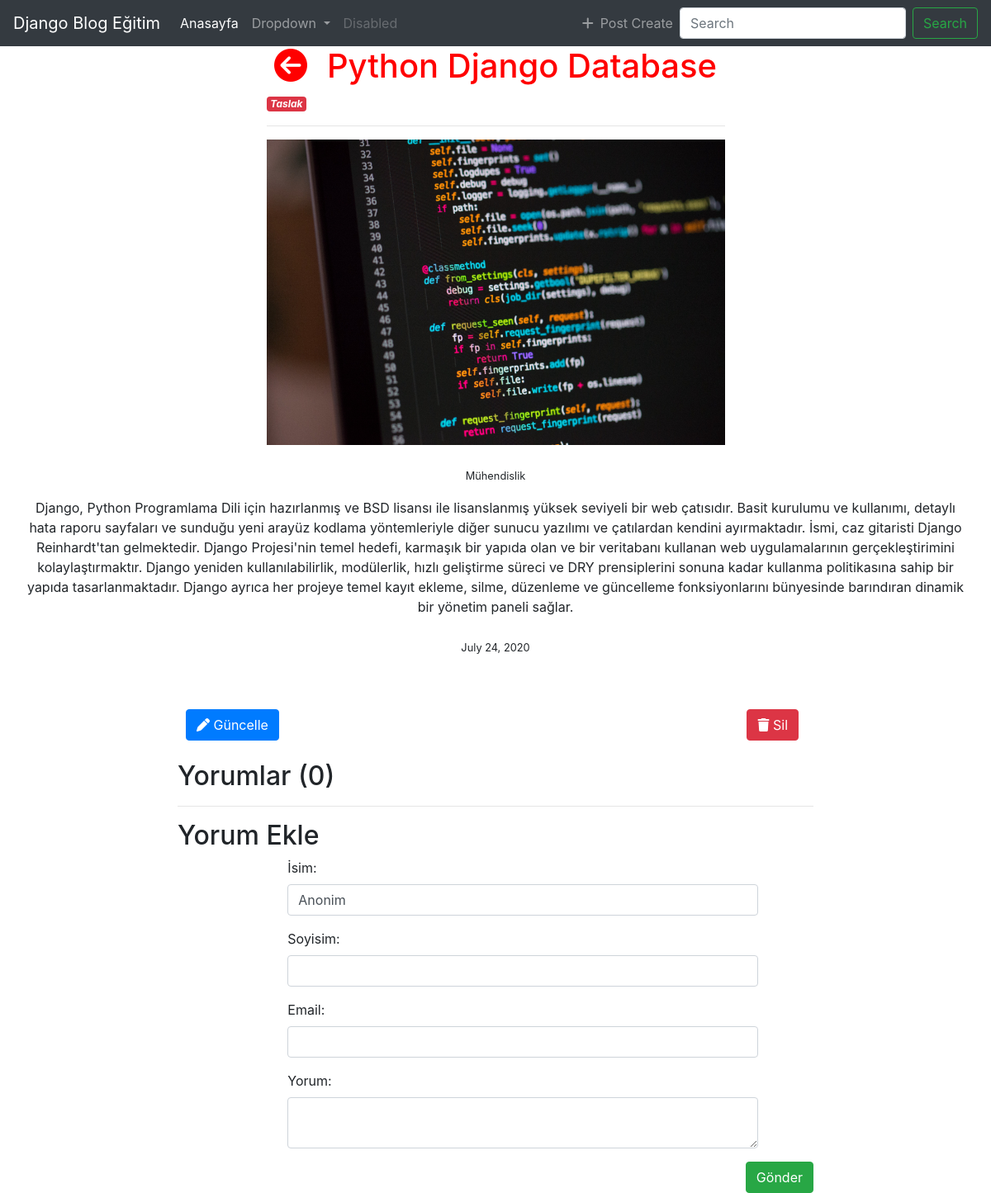
Page /detail/python-django-database/ on the committed database.
### blog/models.py (models this page shows, shortened)
class makale(models.Model):
    PUBLISH_CHOICE = (('hepsi', 'Hepsi'), ('yayin', 'Yayın'), ('taslak', 'Taslak'))
    title = models.CharField(max_length=50, verbose_name="Başlık giriniz :", help_text="Makalenizin başlığını yazınız.", blank=False, null=True)
    file = models.FileField(default='default/default.jpg', verbose_name='Medya Dosyası', upload_to=upload_to, null=True, help_text='Medya dosyanızı ekleyiniz.', blank=True)
    content = RichTextField(max_length=5000, verbose_name="İçerik giriniz :", help_text="Makalenizin içeriğini yazınız.", blank=False, null=True)
    created_date = models.DateField(auto_now_add=True)
    kategori = models.ManyToManyField(to=kategori,blank=True, null=True) #manytomany bağlantısı kurulacak ilişki
    yayin_tipi = models.CharField(choices=PUBLISH_CHOICE, max_length=6, default='yayin')
    slug = models.SlugField(null=True, unique=True, editable=False)
    unique_id = models.CharField(max_length=100, editable=False, null=True)
    def get_yayin_tipi(self):
        if self.yayin_tipi == 'yayin': #makalenin yayin tipi yayin ise
            return '<span class="badge badge-success">{0}</span>'.format(self.get_yayin_tipi_display()) #ilgili alana bunu
        return '<span class="badge badge-danger">{0}</span>'.format(self.get_yayin_tipi_display()) #değil ise bunu
    def get_file(self):
        if self.file:
            return self.file.url
        else:
            return '/media/default/default.jpg'
    def get_post_comment(self):
        return self.comment_set.all()

class kategori(models.Model):
    isim = models.CharField(max_length=30, verbose_name='Kategori İsimi :')
    class Meta:
        verbose_name_plural = 'Kategoriler'
    def __str__(self):
        return self.isim

### blog/views.py (the view)
# urls.py: url(r'^detail/(?P<slug>[-\w]+)/$', post_detail, name='detail'),
def post_detail(request, slug): #slug parametresini istedik
    form = CommentForm()
    article = get_object_or_404(makale, slug=slug) #article değişkenine makalenin sluglaştırılmış title'ını tutturduk
    return render(request, 'blog/post-detail.html', context={'makale': article, 'form': form}) #makale objesine article'i attık ve post-list.html'den argument olarak çektik

### blog/forms.py
class CommentForm(forms.ModelForm):
    class Meta:
        model = comment
        fields = ['isim', 'soyisim', 'email', 'yorum']
    def __init__(self, *args, **kwargs):
        super(CommentForm, self).__init__(*args, **kwargs)
        for field in self.fields:
            self.fields[field].widget.attrs = {'class': 'form-control'}

### templates/blog/post-detail.html (shortened to what this page needs)
{% extends 'base.html' %}
{% block content %}
<div class="row">
    <div class="col-lg-12">
        <div class="col-lg-6 offset-lg-3">
            <h1 class="text-center"><a href="{% url 'post-list' %}"><i class="fas fa-arrow-circle-left pr-4"></i></a>{{ makale.title }}</h1>
            <i>{{ makale.get_yayin_tipi|safe }}</i>
            <hr>
        </div>
        {% if makale.get_file %}
            <div class="col-lg-6 offset-lg-3">
                <img src="{{ makale.get_file }}" class="img-fluid max-width:100%" alt="">
            </div>
        {% endif %}
        <div class="col-lg-12">
            <p class="mt-4 text-center"><small>{{ makale.kategori.all|join:',' }}</small></p>
            <p class="text-center mt-2">{{ makale.content|safe }}</p>
        </div>
        <div class="col-lg-8 offset-lg-2">
            <p class="mt-4 text-center"><small>{{ makale.created_date }}</small></p>
            <br>
            <a class="float-left btn btn-primary mr-2 mt-4" href="{% url 'update' makale.slug %}"><i class="fas fa-pen"></i> Güncelle</a>
            <a class="float-right btn btn-danger mr-2 mt-4" href="{% url 'delete' makale.slug %}"><i class="fas fa-trash"></i> Sil</a>
        </div>
    </div>
</div>
<div class="row">
    <div class="col-lg-8 offset-lg-2">
        <h2 class="page-header mt-4">Yorumlar ({{ makale.get_post_comment|length }})</h2>
        <hr>
    </div>
</div>
<div class="row">
    <div class="col-lg-8 offset-lg-2">
        <h2 class="page-header">Yorum Ekle</h2>
        <form action="{% url 'comment_add' makale.slug %}" method="post">
            {% for field in form %}
                <div class="row">
                    <div class="col-lg-9 offset-lg-2">
                        <div class="form-group">
                            {{ field.label_tag}}
                            {{ field }}
                        </div>
                    </div>
                </div>
            {% endfor %}
            <div class="row">
                <div class="col-lg-12 d-flex justify-content-end">
                    <input type="submit" value="Gönder" class="btn btn-success ">
                </div>
            </div>
        </form>
    </div>
</div>
{% endblock %}

### static-root/css/base.css (style rules this page uses)
h1 { color: red; }
.fa-arrow-circle-left { color: red; }

### rows in the picture
makale: title "Python Django Database", get_yayin_tipi "Taslak", get_file (placeholder picture), kategori.all "Mühendislik", content "Django, Python Programlama Dili için hazırlanmış ve BSD lisansı ile lisanslanmış yüksek seviyeli bir web çatısıdır. Basit kurulumu ve kullanımı, detaylı hata raporu sayfaları ve sunduğu yeni arayüz kodlama yöntemleriyle diğer sunucu yazılımı ve çatılardan kendini ayırmaktadır. İsmi, caz gitaristi Django Reinhardt'tan gelmektedir. Django Projesi'nin temel hedefi, karmaşık bir yapıda olan ve bir veritabanı kullanan web uygulamalarının gerçekleştirimini kolaylaştırmaktır. Django yeniden kullanılabilirlik, modülerlik, hızlı geliştirme süreci ve DRY prensiplerini sonuna kadar kullanma politikasına sahip bir yapıda tasarlanmaktadır. Django ayrıca her projeye temel kayıt ekleme, silme, düzenleme…", created_date "July 24, 2020", get_post_comment|length "0"

### other values in the picture
{{ field.label_tag }} "İsim:" "Soyisim:" "Email:" "Yorum:"
